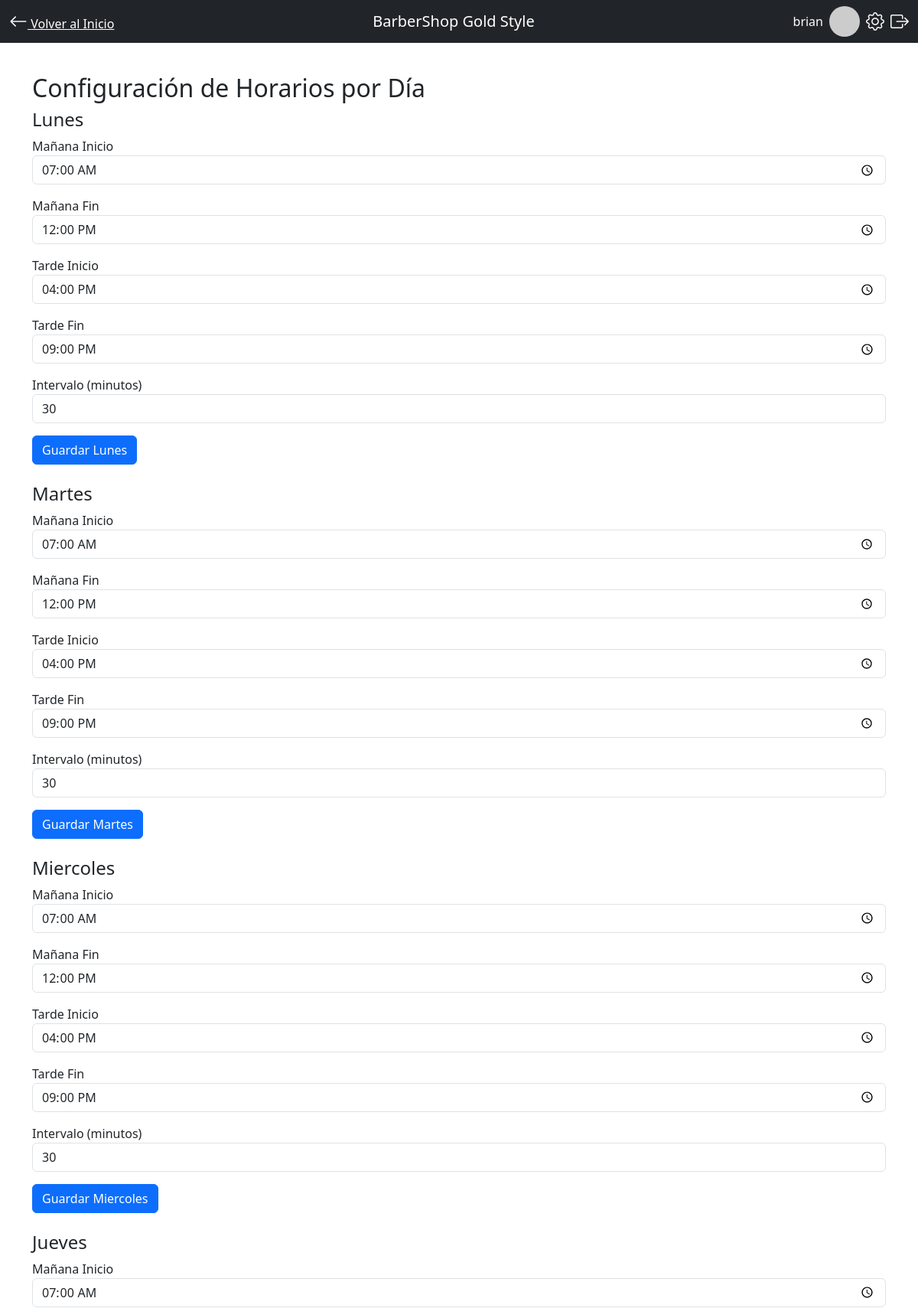
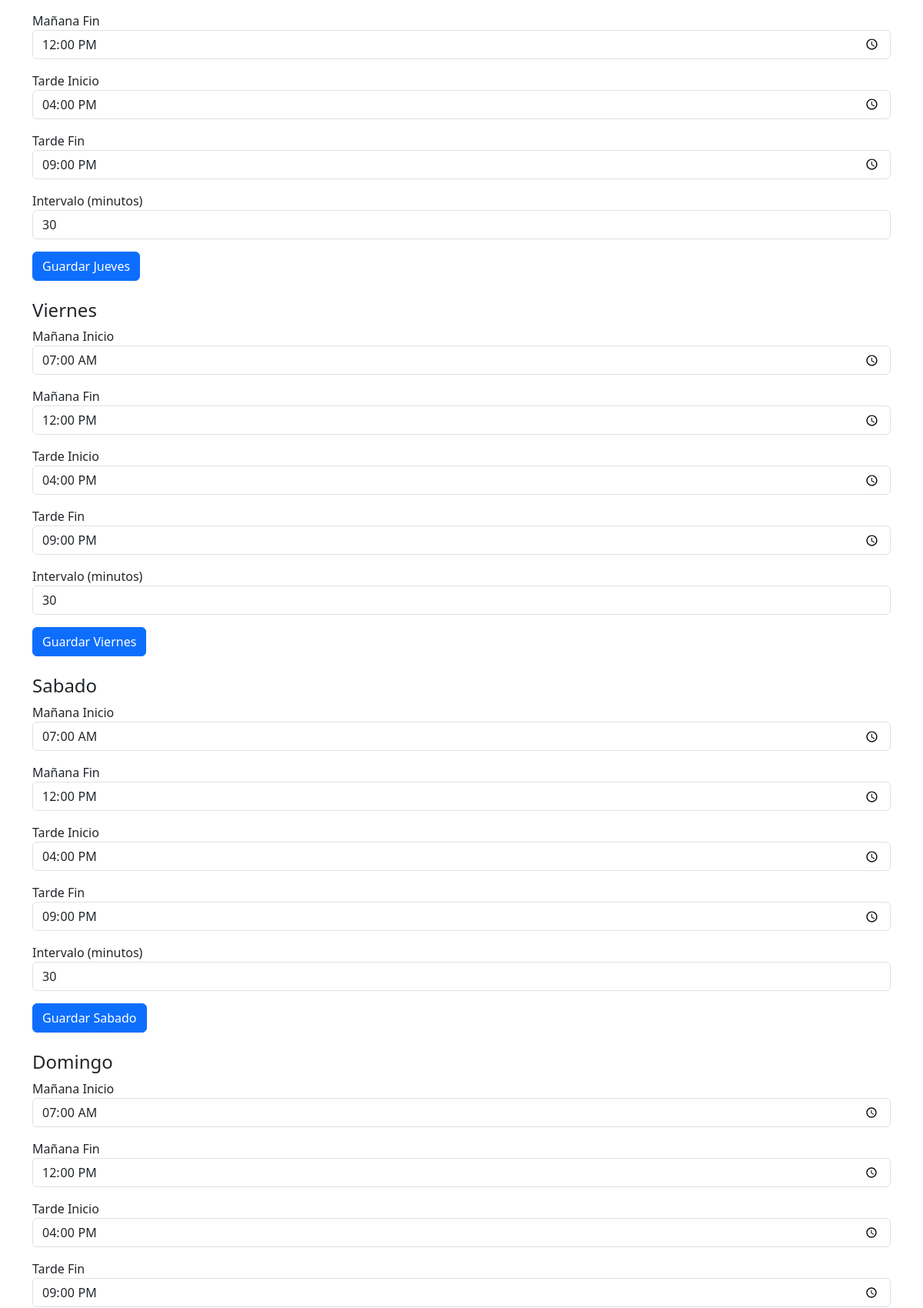
The page /php/config_admin.php (signed in, upper part) on the database its author committed (2 pictures, top to bottom).
### tables this page shows
CREATE TABLE `config_atencion` (
  `dia_semana` varchar(10) NOT NULL,
  `manana_inicio` time NOT NULL DEFAULT '07:00:00',
  `manana_fin` time NOT NULL DEFAULT '12:00:00',
  `tarde_inicio` time NOT NULL DEFAULT '16:00:00',
  `tarde_fin` time NOT NULL DEFAULT '21:00:00',
  `intervalo` int(11) NOT NULL DEFAULT 30
);

### php/config_admin.php (the view, shortened to what this page needs)
<?php
require 'conexion.php';
$stmt = $pdo->query("SELECT * FROM config_atencion ORDER BY FIELD(dia_semana, 'lunes', 'martes', 'miercoles', 'jueves', 'viernes', 'sabado', 'domingo')");
$configs = $stmt->fetchAll(PDO::FETCH_ASSOC);
?>
<!DOCTYPE html>
<html lang="es">
<head>
    <link href="https://cdn.jsdelivr.net/npm/bootstrap@5.3.3/dist/css/bootstrap.min.css" rel="stylesheet">
    <link rel="stylesheet" href="https://cdn.jsdelivr.net/npm/bootstrap-icons@1.10.5/font/bootstrap-icons.css">
</head>
<body>
    <nav class="navbar navbar-dark bg-dark fixed-top">
        <div class="container-fluid">
            <a href="index_admin.php" class="text-white me-3"><i class="bi bi-arrow-left fs-4"></i> Volver al Inicio</a>
            <a class="navbar-brand" href="#">BarberShop Gold Style</a>
            <div class="boton-nav d-flex align-items-center">
                <span class="text-white me-2"><?php echo htmlspecialchars($_SESSION["nombre"] ?? 'Admin'); ?></span>
                <img src="https://via.placeholder.com/40" alt="Foto de Perfil" class="rounded-circle me-2" style="width: 40px; height: 40px;">
                <a href="config_admin.php" class="text-white me-2"><i class="bi bi-gear fs-4"></i></a>
                <a href="?logout=1" class="text-white"><i class="bi bi-box-arrow-right fs-4"></i></a>
            </div>
        </div>
    </nav>
    <div class="container mt-5 pt-5">
        <h2>Configuración de Horarios por Día</h2>
        <?php foreach ($configs as $config): ?>
            <form method="POST" class="mb-4">
                <h4><?php echo ucfirst($config['dia_semana']); ?></h4>
                <div class="mb-3">
                    <label>Mañana Inicio</label>
                    <input type="time" class="form-control" name="manana_inicio" value="<?php echo $config['manana_inicio']; ?>" required>
                </div>
                <div class="mb-3">
                    <label>Mañana Fin</label>
                    <input type="time" class="form-control" name="manana_fin" value="<?php echo $config['manana_fin']; ?>" required>
                </div>
                <div class="mb-3">
                    <label>Tarde Inicio</label>
                    <input type="time" class="form-control" name="tarde_inicio" value="<?php echo $config['tarde_inicio']; ?>" required>
                </div>
                <div class="mb-3">
                    <label>Tarde Fin</label>
                    <input type="time" class="form-control" name="tarde_fin" value="<?php echo $config['tarde_fin']; ?>" required>
                </div>
                <div class="mb-3">
                    <label>Intervalo (minutos)</label>
                    <input type="number" class="form-control" name="intervalo" value="<?php echo $config['intervalo']; ?>" min="15" max="60" required>
                </div>
                <button type="submit" name="save_config" class="btn btn-primary">Guardar <?php echo ucfirst($config['dia_semana']); ?></button>
            </form>
        <?php endforeach; ?>
    </div>
</body>
</html>

### rows shown on the page
config_atencion: dia_semana "Lunes", manana_inicio "07:00:00", manana_fin "12:00:00", tarde_inicio "16:00:00", tarde_fin "21:00:00", intervalo "30"
config_atencion: dia_semana "Martes", manana_inicio "07:00:00", manana_fin "12:00:00", tarde_inicio "16:00:00", tarde_fin "21:00:00", intervalo "30"
config_atencion: dia_semana "Miercoles", manana_inicio "07:00:00", manana_fin "12:00:00", tarde_inicio "16:00:00", tarde_fin "21:00:00", intervalo "30"
config_atencion: dia_semana "Jueves", manana_inicio "07:00:00", manana_fin "12:00:00", tarde_inicio "16:00:00", tarde_fin "21:00:00", intervalo "30"
config_atencion: dia_semana "Viernes", manana_inicio "07:00:00", manana_fin "12:00:00", tarde_inicio "16:00:00", tarde_fin "21:00:00", intervalo "30"
config_atencion: dia_semana "Sabado", manana_inicio "07:00:00", manana_fin "12:00:00", tarde_inicio "16:00:00", tarde_fin "21:00:00", intervalo "30"
config_atencion: dia_semana "Domingo", manana_inicio "07:00:00", manana_fin "12:00:00", tarde_inicio "16:00:00", tarde_fin "21:00:00"

### other values the page prints
$_SESSION["nombre"] "brian"
